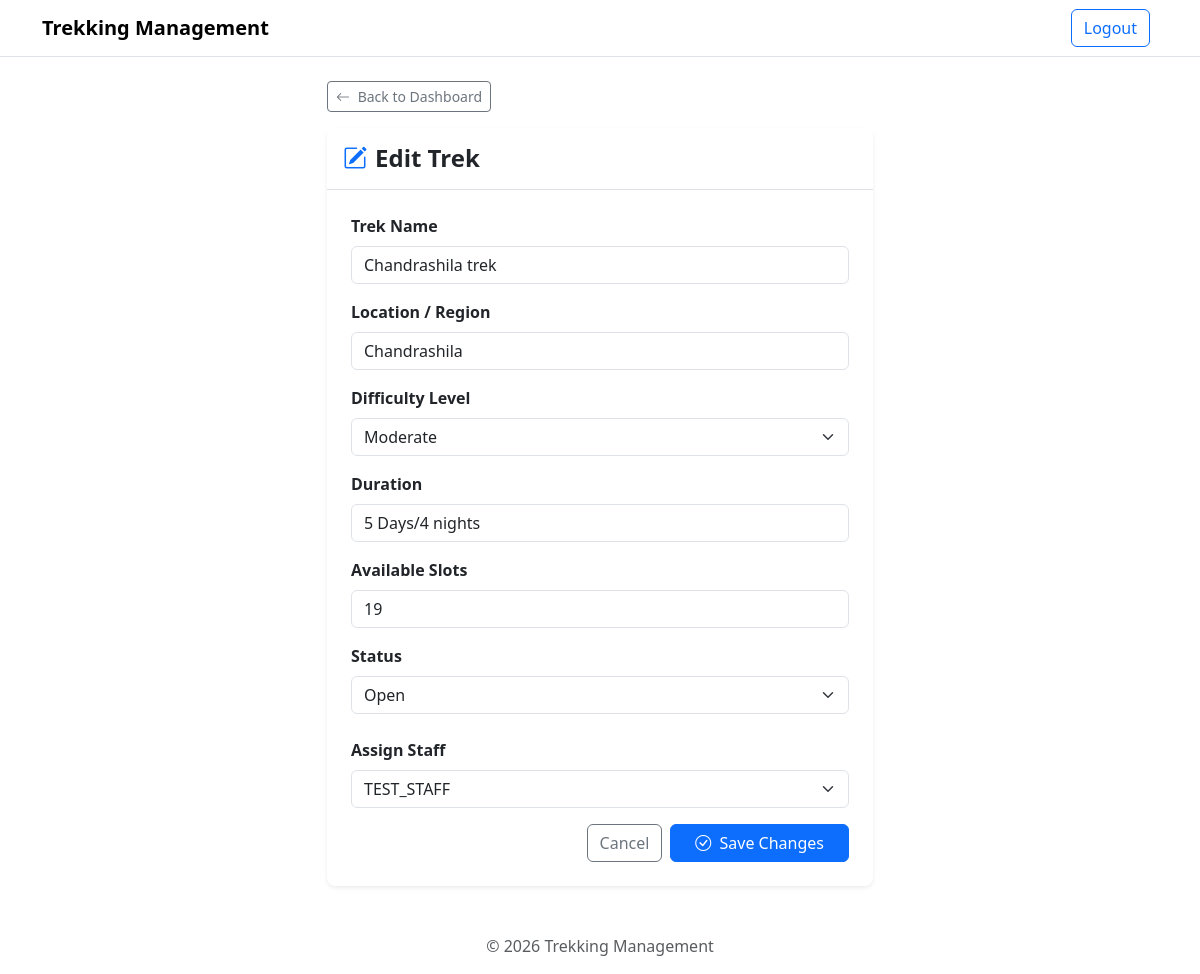
/edit-trek/1 (signed in), run on the app's committed database.
### models.py (models this page shows)
class trek(db.Model):
    id = db.Column(
        db.Integer,
        primary_key=True
    )
    name = db.Column(
        db.String(200),
        nullable=False
    )
    location = db.Column(
        db.String(200),
        nullable=True
    )
    difficulty = db.Column(
        db.String(200),
        nullable=False,
    )
    duration = db.Column(
        db.String(200),
    )
    available_slots = db.Column(
        db.Integer
    )
    assigned_staff_id = db.Column(
        db.Integer,
        db.ForeignKey('user.id'),
        nullable=True
    )
    assigned_staff = db.relationship(
        'User',
        foreign_keys=[assigned_staff_id],
        backref='assigned_treks'
    )
    status = db.Column(
        db.String(200)
    )
    bookings = db.relationship(
        'Booking',
        backref='trek'
    )

class User(db.Model):
    id = db.Column(
        db.Integer,
        primary_key=True
    )
    name = db.Column(
        db.String(200),
        nullable=False
    )
    username = db.Column(
        db.String(200),
        nullable=False,
        unique=True
    )
    email = db.Column(
        db.String(200),
        nullable=False,
        unique=True
    )
    password = db.Column(
        db.String(300),
        nullable=False
    )
    role = db.relationship(
        "Role",
        secondary = user_roles,
        back_populates='user')
    profile = db.relationship(
        "staff_profile",
        uselist=False,
        backref='user'
    )
    booking = db.relationship(
        "Booking",
        secondary = user_booking,
        backref = 'user'
    )

### app.py (the view, shortened to what this page needs)
@app.route('/edit-trek/<int:trek_id>', methods=['GET', 'POST'])
@admin_required
def edit_trek(trek_id):
    curr_trek = trek.query.get_or_404(trek_id)
    staff = User.query.filter(User.role.any(Role.rolename == 'staff')).all()
    return render_template('edit_trek.html', trek=curr_trek, staff=staff)

### app.py (called while the page is built)
def admin_required(f):
    @wraps(f)
    def decorated_function(*args, **kwargs):
        if 'user_id' not in session or session.get('user_role') != 'admin':
            return redirect('/login')
        return f(*args, **kwargs)
    return decorated_function

### templates/edit_trek.html (shortened to what this page needs)
{% extends 'base.html' %}
{% block content %}
<div class="row justify-content-center mt-3 mb-5">
    <div class="col-md-8 col-lg-6">
        <div class="mb-3">
            <a href="/admin-dashboard" class="btn btn-outline-secondary btn-sm">
                <i class="bi bi-arrow-left me-1"></i> Back to Dashboard
            </a>
        </div>
        <div class="card border-0 shadow-sm rounded-3">
            <div class="card-header bg-white border-bottom py-3">
                <h4 class="fw-bold mb-0 text-dark">
                    <i class="bi bi-pencil-square text-primary me-2"></i>Edit Trek
                </h4>
            </div>
            <div class="card-body p-4">
                <form action="/edit-trek/{{ trek.id }}" method="POST">
                    <div class="mb-3">
                        <label for="name" class="form-label fw-semibold">Trek Name</label>
                        <input type="text" class="form-control" id="name" name="name" value="{{ trek.name }}" required>
                    </div>
                    <div class="mb-3">
                        <label for="location" class="form-label fw-semibold">Location / Region</label>
                        <input type="text" class="form-control" id="location" name="location"
                            value="{{ trek.location if trek.location else '' }}"
                            placeholder="e.g. Manali, Himachal Pradesh">
                    </div>
                    <div class="mb-3">
                        <label for="difficulty" class="form-label fw-semibold">Difficulty Level</label>
                        <select class="form-select" id="difficulty" name="difficulty" required>
                            <option value="Moderate" {% if trek.difficulty == 'Moderate' %}selected{% endif %}>Moderate</option>
                        </select>
                    </div>
                    <div class="mb-3">
                        <label for="duration" class="form-label fw-semibold">Duration</label>
                        <input type="text" class="form-control" id="duration" name="duration" value="{{ trek.duration }}" required>
                    </div>
                    <div class="mb-3">
                        <label for="available_slots" class="form-label fw-semibold">Available Slots</label>
                        <input type="number" class="form-control" id="available_slots" name="available_slots" min="1" value="{{ trek.available_slots }}" required>
                    </div>
                    <div class="mb-4">
                        <label for="status" class="form-label fw-semibold">Status</label>
                        <select class="form-select" id="status" name="status" required>
                            <option value="Open" {% if trek.status == 'Open' or trek.status == 'Active' %}selected{% endif %}>Open</option>
                        </select>
                    </div>
                    <div class="mb-3">
                        <label for="assigned_staff_id" class="form-label fw-semibold">Assign Staff</label>
                        <select name="assigned_staff_id" class="form-select">
                            {% for s in staff %}
                            <option value="{{ s.id }}" {% if trek.assigned_staff_id == s.id %}selected{% endif %}>{{ s.name }}</option>
                            {% endfor %}
                        </select>
                    </div>
                    <div class="d-flex justify-content-end gap-2">
                        <a href="/admin-dashboard" class="btn btn-outline-secondary">Cancel</a>
                        <button type="submit" class="btn btn-primary px-4">
                            <i class="bi bi-check-circle me-1"></i> Save Changes
                        </button>
                    </div>
                </form>
            </div>
        </div>
    </div>
</div>
{% endblock %}

### data on the page
trek: name "Chandrashila trek", location "Chandrashila", difficulty "Moderate", duration "5 Days/4 nights", available_slots "19", assigned_staff_id "TEST_STAFF"
